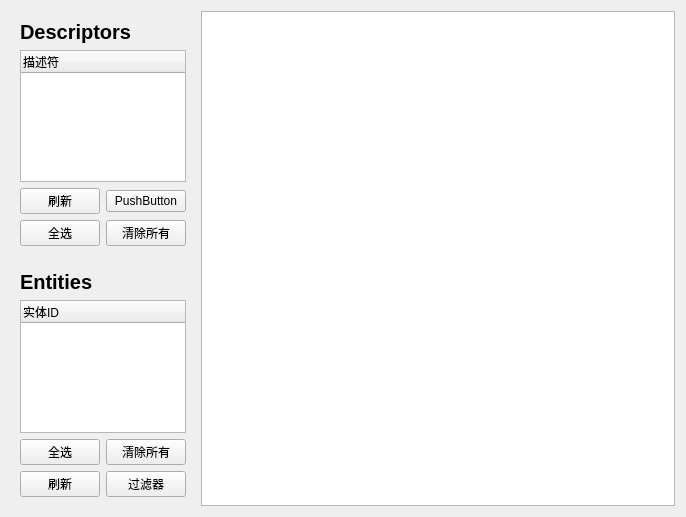
<?xml version="1.0" encoding="UTF-8"?>
<ui version="4.0">
 <class>detail</class>
 <widget class="QWidget" name="detail">
  <property name="geometry">
   <rect>
    <x>0</x>
    <y>0</y>
    <width>686</width>
    <height>517</height>
   </rect>
  </property>
  <property name="windowTitle">
   <string>Form</string>
  </property>
  <layout class="QGridLayout" name="gridLayout">
   <item row="0" column="0">
    <layout class="QGridLayout" name="gridLayout_7" rowstretch="0,0" columnstretch="1,3">
     <item row="0" column="0">
      <widget class="QWidget" name="widget_3" native="true">
       <layout class="QGridLayout" name="gridLayout_3">
        <item row="0" column="0">
         <layout class="QVBoxLayout" name="verticalLayout_2">
          <item>
           <widget class="QLabel" name="label_5">
            <property name="font">
             <font>
              <pointsize>15</pointsize>
              <weight>75</weight>
              <bold>true</bold>
             </font>
            </property>
            <property name="text">
             <string>Descriptors</string>
            </property>
           </widget>
          </item>
          <item>
           <widget class="QTreeWidget" name="treeWidget_2">
            <column>
             <property name="text">
              <string>描述符</string>
             </property>
            </column>
           </widget>
          </item>
          <item>
           <layout class="QGridLayout" name="gridLayout_5">
            <item row="0" column="1">
             <widget class="QPushButton" name="pushButton_5">
              <property name="text">
               <string>刷新</string>
              </property>
             </widget>
            </item>
            <item row="1" column="2">
             <widget class="QPushButton" name="pushButton_7">
              <property name="text">
               <string>清除所有</string>
              </property>
             </widget>
            </item>
            <item row="1" column="1">
             <widget class="QPushButton" name="pushButton_8">
              <property name="text">
               <string>全选</string>
              </property>
             </widget>
            </item>
            <item row="0" column="2">
             <widget class="QPushButton" name="pushButton_6">
              <property name="text">
               <string>PushButton</string>
              </property>
             </widget>
            </item>
           </layout>
          </item>
         </layout>
        </item>
       </layout>
      </widget>
     </item>
     <item row="1" column="0">
      <widget class="QWidget" name="widget_2" native="true">
       <layout class="QGridLayout" name="gridLayout_6">
        <item row="0" column="0">
         <layout class="QVBoxLayout" name="verticalLayout">
          <item>
           <widget class="QLabel" name="label_4">
            <property name="font">
             <font>
              <pointsize>15</pointsize>
              <weight>75</weight>
              <bold>true</bold>
             </font>
            </property>
            <property name="text">
             <string>Entities</string>
            </property>
           </widget>
          </item>
          <item>
           <widget class="QTreeWidget" name="treeWidget">
            <column>
             <property name="text">
              <string>实体ID</string>
             </property>
            </column>
           </widget>
          </item>
          <item>
           <layout class="QGridLayout" name="gridLayout_4">
            <item row="0" column="1">
             <widget class="QPushButton" name="pushButton_3">
              <property name="text">
               <string>全选</string>
              </property>
             </widget>
            </item>
            <item row="0" column="2">
             <widget class="QPushButton" name="pushButton_2">
              <property name="text">
               <string>清除所有</string>
              </property>
             </widget>
            </item>
            <item row="1" column="2">
             <widget class="QPushButton" name="pushButton">
              <property name="text">
               <string>过滤器</string>
              </property>
             </widget>
            </item>
            <item row="1" column="1">
             <widget class="QPushButton" name="pushButton_4">
              <property name="text">
               <string>刷新</string>
              </property>
             </widget>
            </item>
           </layout>
          </item>
         </layout>
        </item>
       </layout>
      </widget>
     </item>
     <item row="0" column="1" rowspan="2">
      <widget class="QTableWidget" name="tableWidget"/>
     </item>
    </layout>
   </item>
  </layout>
 </widget>
 <resources/>
 <connections/>
</ui>
